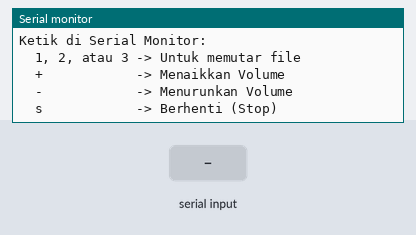
The sketch below on a simulated ESP32. On the bench: the last lines printed to the serial monitor. The test bench sets the inputs (shaded band).

Above: at 2.8 s.
2.9 s: "1\n" received over Serial
At 3.9 s:
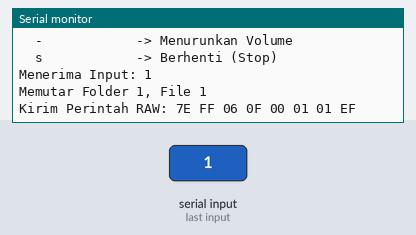
4.4 s: "s\n" received over Serial
At 5.0 s:
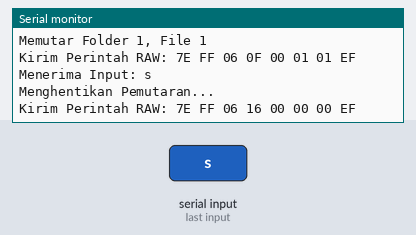
5.9 s: "S\n" received over Serial
At 7.4 s:
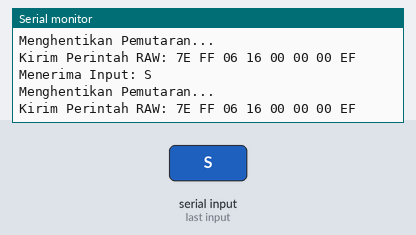

Measured:
- after the input at 2.9 s, the serial monitor: prints a new line at once (image 1)
- after the input at 4.4 s, the serial monitor: prints a new line at once (image 2)
- after the input at 5.9 s, the serial monitor: prints a new line at once (image 3)

The sketch:

test_mp3_player.ino
```cpp
// ============================================================
//  FIRMWARE TEST STANDALONE - MP3-TF-16P (MH2024K-16SS) & ESP32
// ============================================================
//
//  Program ini dirancang khusus untuk menguji modul pemutar MP3
//  tiruan (clone) secara interaktif melalui Serial Monitor.
//  Menggunakan metode pengiriman perintah komunikasi serial mentah
//  (Raw Serial) tanpa membutuhkan library eksternal agar terhindar
//  dari bug jabat tangan (handshake/begin) pada chip clone.
//
//  WIRING DIAGRAM:
//  ┌──────────────────┬──────────────┬───────────────────────────────┐
//  │ MP3-TF-16P Pin   │ Pin ESP32    │ Catatan                       │
//  ├──────────────────┼──────────────┼───────────────────────────────┤
//  │ 1. VCC           │ 5V (VIN)     │ Tegangan 5V dari ESP32        │
//  │ 2. RX            │ GPIO 17 (TX2)│ Pasang RESISTOR 1K secara seri│
//  │ 3. TX            │ GPIO 16 (RX2)│ Hubungkan langsung            │
//  │ 6. SPK1          │ Speaker (+)  │ Hubungkan ke Speaker 8 ohm    │
//  │ 7. GND           │ GND          │ Common Ground                 │
//  │ 8. SPK2          │ Speaker (-)  │ Hubungkan ke Speaker 8 ohm    │
//  └──────────────────┴──────────────┴───────────────────────────────┘
//
//  STRUKTUR FILE MICROSD CARD (Wajib FAT32):
//  - Buat folder bernama "01" (tanpa kutip) di root MicroSD.
//  - Masukkan file audio MP3 Anda dan namakan sebagai:
//    - /01/001.mp3 (misalnya: suara absen masuk)
//    - /01/002.mp3 (misalnya: suara absen pulang)
//    - /01/003.mp3 (misalnya: suara cooldown)
//
//  CARA MENGGUNAKAN SERIAL MONITOR:
//  - Buka Serial Monitor di Arduino IDE pada baud rate 115200.
//  - Pilih opsi "Both NL & CR" atau "Newline".
//  - Ketik perintah berikut lalu tekan Enter:
//    - '1' : Putar folder 01, file 001.mp3
//    - '2' : Putar folder 01, file 002.mp3
//    - '3' : Putar folder 01, file 003.mp3
//    - '+' : Naikkan volume
//    - '-' : Turunkan volume
//    - 's' : Hentikan suara (Stop)
// ============================================================

#include <Arduino.h>

// Definisi Pin Serial2 ESP32
#define RXD2 16  // Hubungkan ke TX Modul MP3
#define TXD2 17  // Hubungkan ke Resistor 1K -> RX Modul MP3

int currentVolume = 20; // Default Volume (Range 0 - 30)

// Fungsi untuk mengirim byte perintah mentah ke modul MP3
void sendMp3Command(uint8_t cmd, uint8_t para1, uint8_t para2) {
  // Protokol standar DFPlayer:
  // 7E FF 06 [CMD] [Feedback] [Parameter 1] [Parameter 2] EF
  // Feedback = 0x00 (Tidak meminta respon balik agar tidak macet)
  uint8_t cmdBuffer[8] = { 0x7E, 0xFF, 0x06, cmd, 0x00, para1, para2, 0xEF };

  Serial.print("Kirim Perintah RAW: ");
  for (int i = 0; i < 8; i++) {
    if (cmdBuffer[i] < 0x10) Serial.print("0");
    Serial.print(cmdBuffer[i], HEX);
    Serial.print(" ");
  }
  Serial.println();

  // Kirim data ke UART2
  Serial2.write(cmdBuffer, 8);
  delay(150); // Jeda aman agar chip clone memproses data
}

// Fungsi memutar track tertentu di folder tertentu
void playTrack(uint8_t folder, uint8_t file) {
  Serial.print("Memutar Folder "); Serial.print(folder);
  Serial.print(", File "); Serial.println(file);
  // CMD 0x0F = Play folder & file
  sendMp3Command(0x0F, folder, file);
}

// Fungsi set volume
void setVolume(uint8_t vol) {
  if (vol > 30) vol = 30;
  currentVolume = vol;
  Serial.print("Set Volume ke: "); Serial.println(currentVolume);
  // CMD 0x06 = Set Volume
  sendMp3Command(0x06, 0x00, currentVolume);
}

// Fungsi stop playback
void stopPlayback() {
  Serial.println("Menghentikan Pemutaran...");
  // CMD 0x16 = Stop
  sendMp3Command(0x16, 0x00, 0x00);
}

void setup() {
  // Inisialisasi Serial untuk USB Debugging
  Serial.begin(115200);
  delay(1000);
  Serial.println("\n=== PENGUJIAN MANDIRI MP3-TF-16P (MH2024K-16SS) ===");
  Serial.println("Menggunakan Hardware Serial 2 ESP32 (RX=GPIO16, TX=GPIO17)");

  // Inisialisasi Serial2 untuk modul MP3 pada baud rate 9600
  Serial2.begin(9600, SERIAL_8N1, RXD2, TXD2);
  delay(500);

  // Set volume awal
  setVolume(currentVolume);

  Serial.println("\n--- Sistem Siap ---");
  Serial.println("Ketik di Serial Monitor:");
  Serial.println("  1, 2, atau 3 -> Untuk memutar file");
  Serial.println("  +            -> Menaikkan Volume");
  Serial.println("  -            -> Menurunkan Volume");
  Serial.println("  s            -> Berhenti (Stop)");
}

void loop() {
  // Baca masukan dari Serial Monitor komputer
  if (Serial.available()) {
    char input = Serial.read();

    // Abaikan spasi, newline, carriage return
    if (input == '\n' || input == '\r' || input == ' ') return;

    Serial.print("Menerima Input: "); Serial.println(input);

    if (input == '1') {
      playTrack(1, 1); // Memutar folder 01, file 001.mp3
    }
    else if (input == '2') {
      playTrack(1, 2); // Memutar folder 01, file 002.mp3
    }
    else if (input == '3') {
      playTrack(1, 3); // Memutar folder 01, file 003.mp3
    }
    else if (input == '+') {
      if (currentVolume < 30) {
        setVolume(currentVolume + 2);
      } else {
        Serial.println("Volume sudah Maksimal (30)");
      }
    }
    else if (input == '-') {
      if (currentVolume > 0) {
        setVolume(currentVolume - 2);
      } else {
        Serial.println("Volume sudah Mute (0)");
      }
    }
    else if (input == 's' || input == 'S') {
      stopPlayback();
    }
  }
}
```
